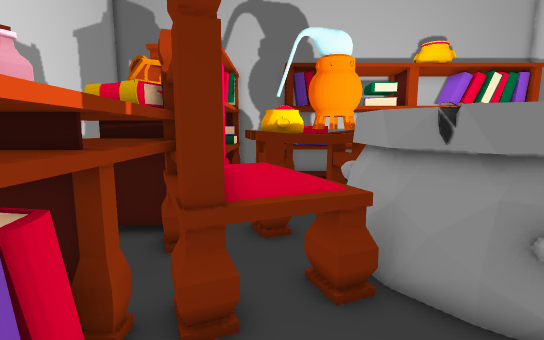
view 1 (above)

21 first-person views from a walk through a Unity game level. The camera is 1.5 m above the floor, tilts 8° down and sees 85° across. The floor is counted in squares, 0.46 m on a side. Each view is taken from the middle of a square. On the plan, view 1 faces up. The plan holds only what a view shows up to about 20 squares ahead; the rest is blank. The place goes on beyond the plan. The player is left out.

view 2
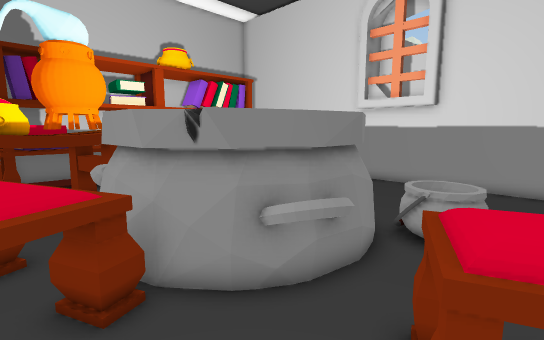

view 3
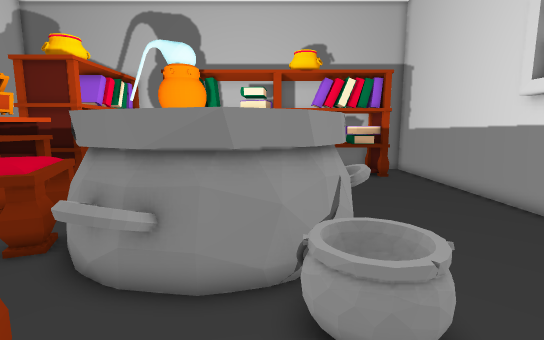

view 4
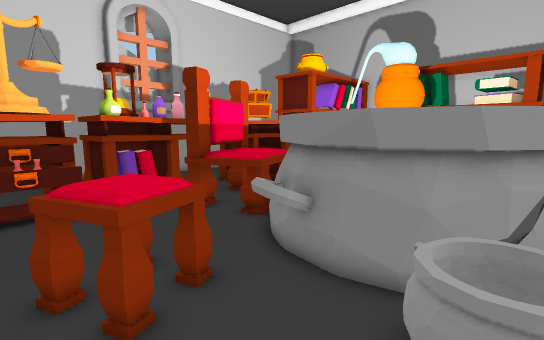

view 5
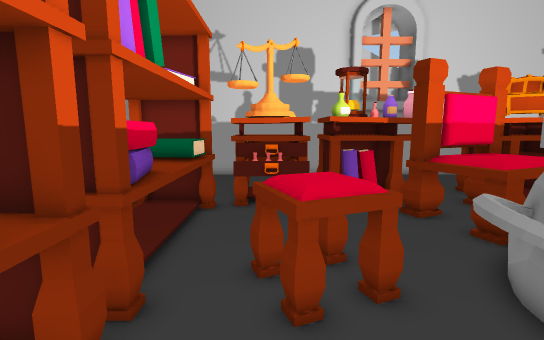

view 6
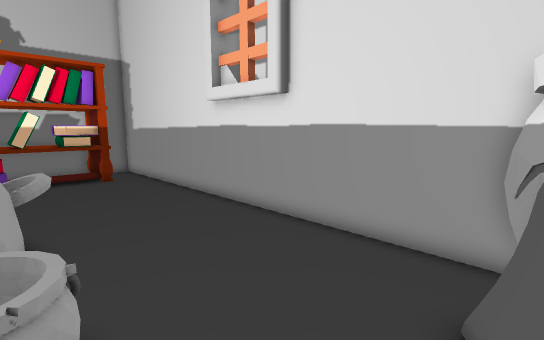

view 7
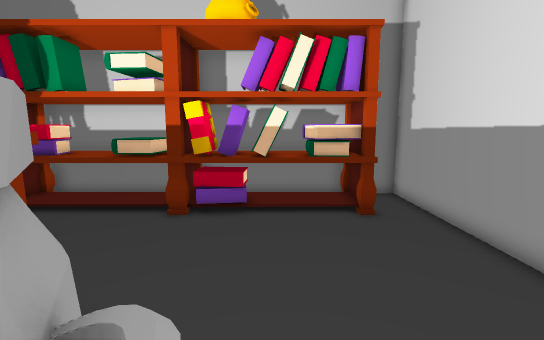

view 8
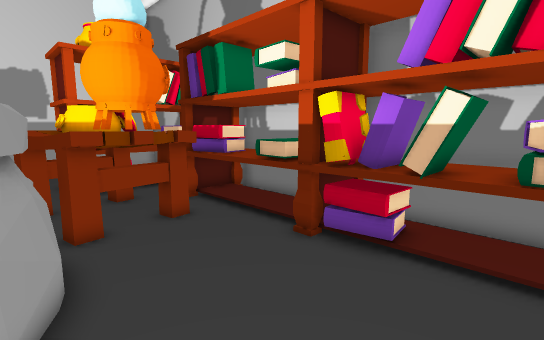

view 9
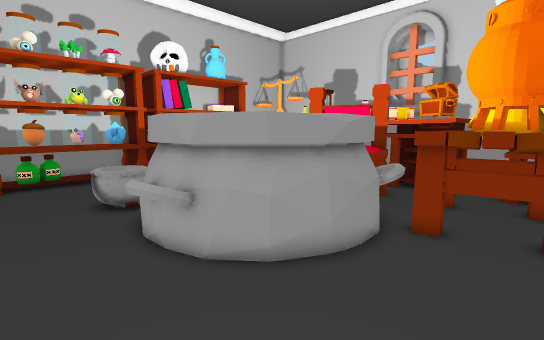

view 10
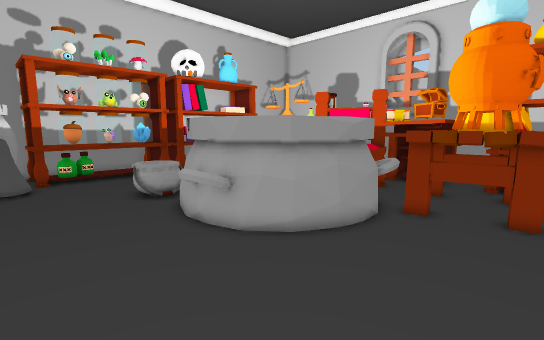

view 11
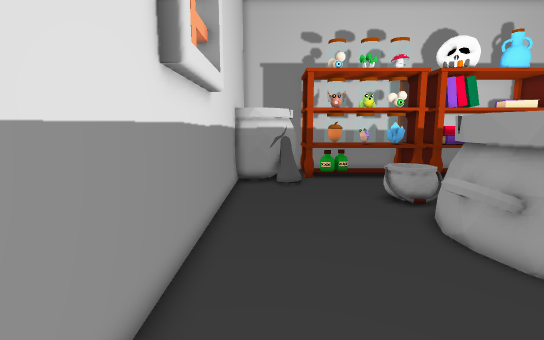

view 12
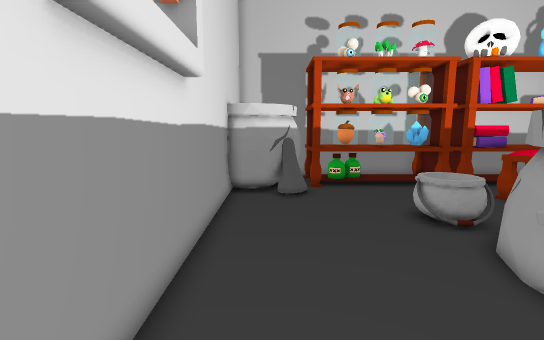

view 13
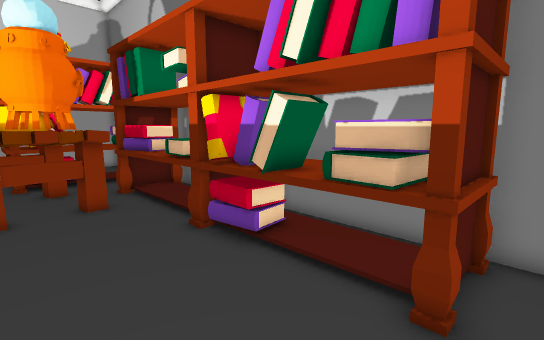

view 14
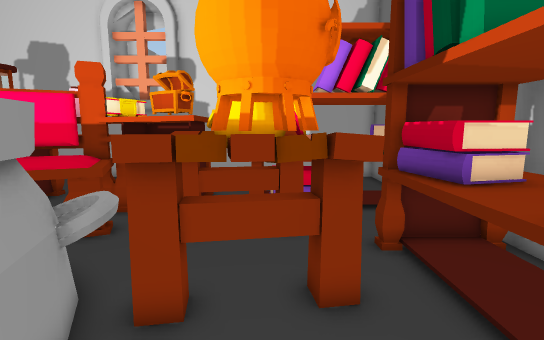

view 15
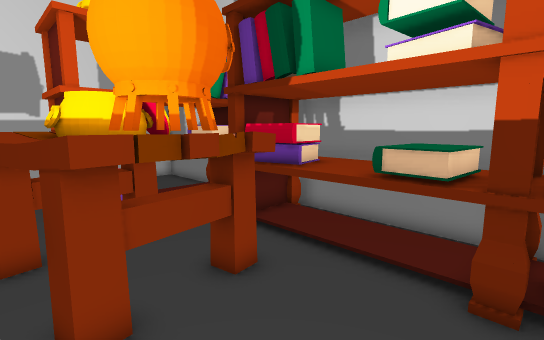

view 16
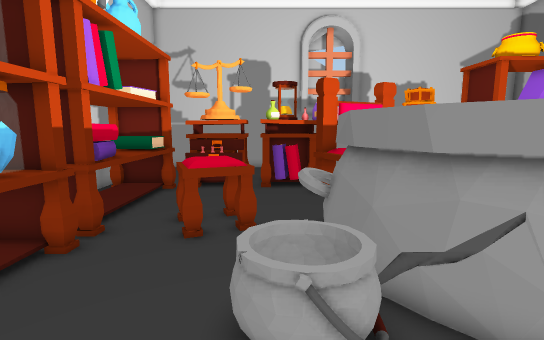

view 17
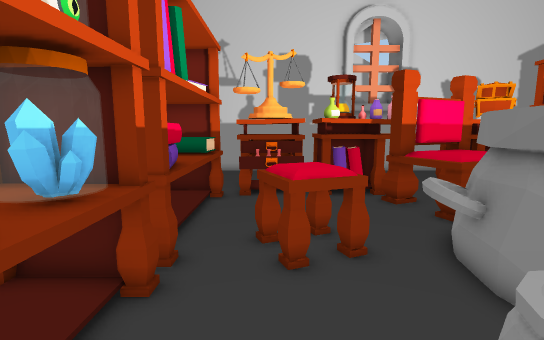

view 18
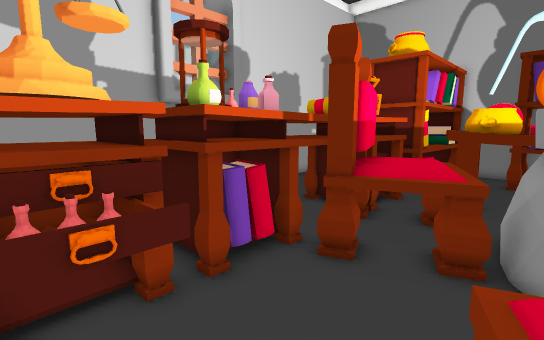

view 19
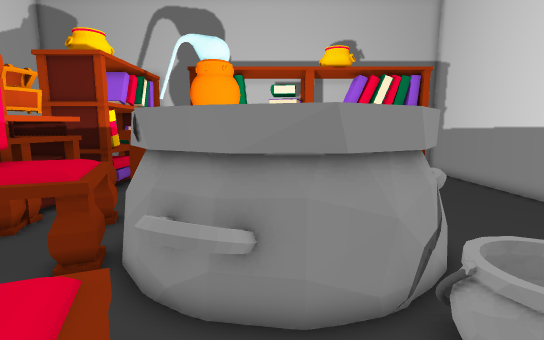

view 20
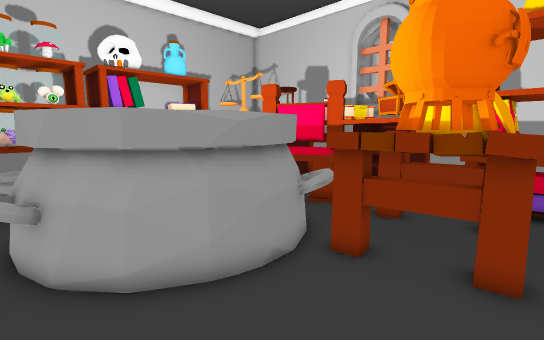

view 21
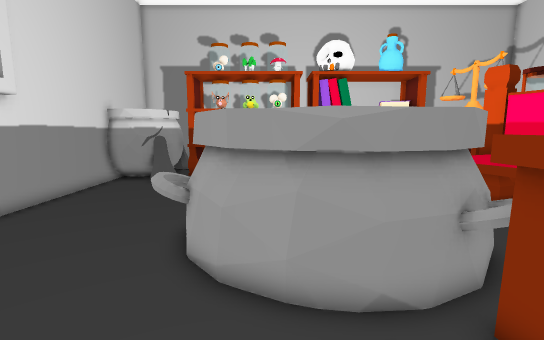

### Floor plan
Key: @ floor where view 1 was taken; # wall or solid block; . main floor; : floor 0.25 m higher than the main floor; = window, fence, low wall or low ledge; ^ raised ledge; R rack; T table; C chair; A cauldron; N nightstand; J jar; O other object.
Columns run from 5 left of view 1 to 18 right of it. Each row starts with its distance up from view 1.
 22 ##  ####################
 21 RRRR  RRRRRRRRRRRRRRRR.#
 20 RRRR .RRRRRRRRRRRRRRRR.#
 19 RRRR..RRRRRRRRRRRRRRRR.#
 18 RRRR..RRRRRRRRRRRRRRRR.#
 17 RRRR.... T.............#
 16 RRRRTTTTTT.............#
 15 RRRRTTTTTTT............#
 14 RRRRTTTTTTT............#
 13  ...TTTTTTT............#
 12 OOOOTTTTTOOOOO.........#
 11 OOOO....OOOOOOO........#
 10 OOOO.C..OO    OO.......#
  9 OOOCCCCOO      OO......#
  8 OOCCCCCOO      OO......#
  7  OOCCCCOO      O.......#
  6 OOOCCCCCOO    OO.......#
  5 OOOCCCCCOOO  OOO.......#
  4 OOOOC....OOOOOOA.......#
  3 OOOO.....OOO..AAA......#
  2 OOOO..........AAA......#
  1 ONN.....CCC....A.......#
  0 NNNNN@..CCC............#
 -1 NNNNN...CCC..........AA#
 -2 NNNNN...............AAAA
 -3  NNNRRRRRRR#=======#AA:
 -4    RRRRRRRR######J^#A:
 -5    RRRRRRRR######J^#

Where each view was taken, in squares from view 1:
view 1: 0 up, 0 right, facing up
view 2: 0 up, 0 right, facing up-right
view 3: 2 down, 8 right, facing up
view 4: 2 down, 10 right, facing up-left
view 5: 1 down, 10 right, facing left
view 6: 2 down, 10 right, facing up-right
view 7: 7 up, 12 right, facing up
view 8: 11 up, 14 right, facing up-left
view 9: 16 up, 14 right, facing down-left
view 10: 17 up, 16 right, facing down-left
view 11: 16 up, 16 right, facing down
view 12: 13 up, 16 right, facing down
view 13: 13 up, 17 right, facing up-left
view 14: 15 up, 9 right, facing left
view 15: 12 up, 9 right, facing up-left
view 16: 2 up, 14 right, facing left
view 17: 1 down, 12 right, facing left
view 18: 2 down, 3 right, facing up-left
view 19: 1 down, 6 right, facing up
view 20: 17 up, 11 right, facing down-left
view 21: 17 up, 8 right, facing down
